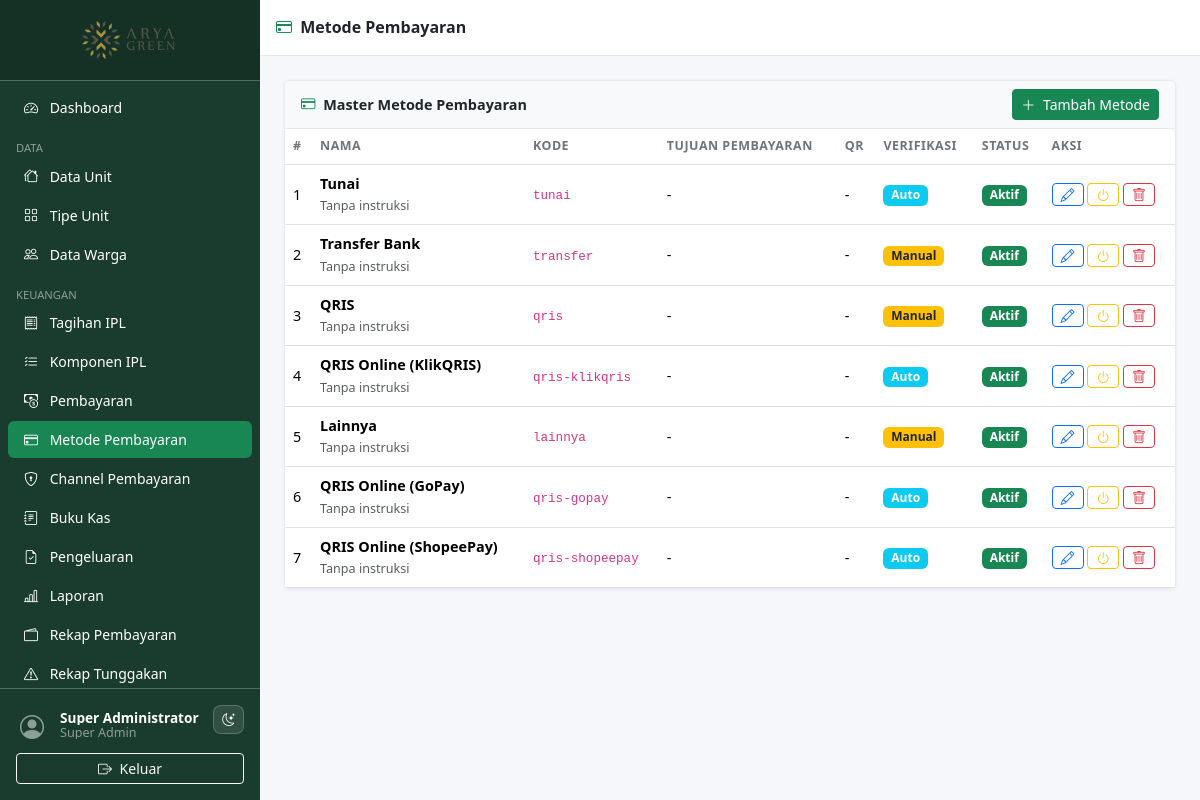
The app's page /pages/payment_methods/index.php (signed in) with its own data.
### tables this page shows
CREATE TABLE `payment_methods` (
  `id`           INT UNSIGNED AUTO_INCREMENT PRIMARY KEY,
  `code`         VARCHAR(30)  NOT NULL UNIQUE,
  `name`         VARCHAR(100) NOT NULL,
  `account_no`   VARCHAR(50)  DEFAULT NULL,
  `account_name` VARCHAR(100) DEFAULT NULL,
  `qr_image`     VARCHAR(255) DEFAULT NULL,
  `instructions` TEXT DEFAULT NULL,
  `auto_verify`  TINYINT(1)   NOT NULL DEFAULT 0,
  `is_active`    TINYINT(1)   NOT NULL DEFAULT 1,
  `sort_order`   INT          NOT NULL DEFAULT 0,
  `created_at`   TIMESTAMP DEFAULT CURRENT_TIMESTAMP,
  `updated_at`   TIMESTAMP DEFAULT CURRENT_TIMESTAMP ON UPDATE CURRENT_TIMESTAMP
);

### includes/functions.php (called while the page is built, shortened)
<?php
function e(mixed $v): string {
    return htmlspecialchars((string)$v, ENT_QUOTES | ENT_SUBSTITUTE, 'UTF-8');
}

### includes/auth.php (called while the page is built, shortened)
<?php
require_once __DIR__ . '/functions.php';
function auth_user(): array {
    return $_SESSION['auth_user'] ?? [];
}
function can(string $permission): bool {
    return in_array($permission, $_SESSION['permissions'] ?? [], true);
}

### pages/payment_methods/index.php (the view, shortened to what this page needs)
<?php
require_once __DIR__ . '/../../includes/auth.php';
require_once __DIR__ . '/../../includes/functions.php';
$db = db();
$methods = $db->query('SELECT * FROM payment_methods ORDER BY sort_order, name')->fetch_all(MYSQLI_ASSOC);
include __DIR__ . '/../../includes/header.php';
include __DIR__ . '/../../includes/sidebar.php';
?>
<div class="content-wrapper">
  <div class="topbar d-flex align-items-center px-3 gap-2">
    <h6 class="mb-0 fw-semibold"><i class="bi bi-credit-card me-1 text-success"></i> Metode Pembayaran</h6>
  </div>
  <div class="main-content">
    <div class="card">
      <div class="card-header d-flex align-items-center justify-content-between">
        <span><i class="bi bi-credit-card me-1 text-success"></i> Master Metode Pembayaran</span>
        <?php if (can('payment_methods.manage')): ?>
          <a href="form.php" class="btn btn-success btn-sm"><i class="bi bi-plus-lg me-1"></i> Tambah Metode</a>
        <?php endif; ?>
      </div>
      <div class="card-body p-0">
        <div class="table-responsive">
          <table class="table table-hover mb-0">
            <thead><tr><th>#</th><th>Nama</th><th>Kode</th><th>Tujuan Pembayaran</th><th>QR</th><th>Verifikasi</th><th>Status</th><th>Aksi</th></tr></thead>
            <tbody>
            <?php if (!$methods): ?>
              <tr><td colspan="8" class="text-center text-muted py-4">Belum ada metode pembayaran.</td></tr>
            <?php else: foreach ($methods as $i => $m): ?>
              <tr>
                <td><?= $i + 1 ?></td>
                <td><strong><?= e($m['name']) ?></strong><br><small class="text-muted"><?= e($m['instructions'] ?: 'Tanpa instruksi') ?></small></td>
                <td><code><?= e($m['code']) ?></code></td>
                <td><?= e($m['account_no'] ?: '-') ?><?= $m['account_name'] ? '<br><small class="text-muted">a.n. '.e($m['account_name']).'</small>' : '' ?></td>
                <td>
                  <?php if ($m['qr_image']): ?>
                    <a href="<?= UPLOAD_URL . e($m['qr_image']) ?>" target="_blank">
                      <img src="<?= UPLOAD_URL . e($m['qr_image']) ?>" alt="QR <?= e($m['name']) ?>" style="max-height:48px" class="img-thumbnail">
                    </a>
                  <?php else: ?>-<?php endif; ?>
                </td>
                <td><?= (int)$m['auto_verify'] === 1 ? '<span class="badge bg-info">Auto</span>' : '<span class="badge bg-warning text-dark">Manual</span>' ?></td>
                <td><span class="badge bg-<?= $m['is_active'] ? 'success' : 'secondary' ?>"><?= $m['is_active'] ? 'Aktif' : 'Nonaktif' ?></span></td>
                <td class="text-nowrap">
                  <?php if (can('payment_methods.manage')): ?>
                    <a href="form.php?id=<?= $m['id'] ?>" class="btn btn-sm btn-outline-primary py-0 px-2"><i class="bi bi-pencil"></i></a>
                    <form method="POST" class="d-inline">
                      <button class="btn btn-sm btn-outline-<?= $m['is_active'] ? 'warning' : 'success' ?> py-0 px-2" title="Aktif/nonaktif"><i class="bi bi-power"></i></button>
                    </form>
                    <form method="POST" class="d-inline">
                      <button class="btn btn-sm btn-outline-danger py-0 px-2" data-confirm="Hapus metode ini?"><i class="bi bi-trash"></i></button>
                    </form>
                  <?php endif; ?>
                </td>
              </tr>
            <?php endforeach; endif; ?>
            </tbody>
          </table>
        </div>
      </div>
    </div>
  </div>
</div>
<?php include __DIR__ . '/../../includes/footer.php'; ?>

### includes/header.php (shortened to what this page needs)
<?php
$current_user = auth_user();
?>
<!DOCTYPE html>
<html lang="id">
<head>
  <link rel="stylesheet" href="https://cdn.jsdelivr.net/npm/bootstrap@5.3.8/dist/css/bootstrap.min.css">
  <link rel="stylesheet" href="https://cdn.jsdelivr.net/npm/bootstrap-icons@1.13.2/font/bootstrap-icons.min.css">
  <link rel="stylesheet" href="https://cdn.jsdelivr.net/npm/tom-select@2.3.1/dist/css/tom-select.bootstrap5.min.css">
  <link rel="stylesheet" href="<?= APP_URL ?>/assets/css/style.css">
</head>
<body>
<div class="wrapper d-flex">

### includes/sidebar.php (shortened to what this page needs)
<?php
$current_uri = $_SERVER['REQUEST_URI'] ?? '';
function nav_active(string $path): string {
    global $current_uri;
    return str_contains($current_uri, $path) ? ' active' : '';
}
?>
<nav id="sidebar" class="sidebar d-flex flex-column flex-shrink-0 p-0">
  <a href="<?= APP_URL ?>/pages/dashboard.php"
     class="d-flex align-items-center justify-content-center p-3 text-white text-decoration-none sidebar-brand"
     title="<?= e(APP_NAME) ?>">
    <img src="<?= APP_URL ?>/assets/images/logo.png" alt="<?= e(APP_NAME) ?>" class="sidebar-logo">
  </a>
  <hr class="text-white m-0">
  <div class="nav-scroll">
    <ul class="nav nav-pills flex-column px-2 py-2">
    <?php if (can('dashboard.view')): ?>
    <li class="nav-item">
      <a href="<?= APP_URL ?>/pages/dashboard.php"
         class="nav-link text-white<?= nav_active('/dashboard') ?>">
        <i class="bi bi-speedometer2 me-2"></i> Dashboard
      </a>
    </li>
    <?php endif; ?>
    <?php if (can('units.view')): ?>
    <li class="nav-item mt-2">
      <small class="text-white-50 px-2 text-uppercase" style="font-size:.7rem">Data</small>
    </li>
    <li class="nav-item">
      <a href="<?= APP_URL ?>/pages/units/index.php"
         class="nav-link text-white<?= nav_active('/units/') ?>">
        <i class="bi bi-houses me-2"></i> Data Unit
      </a>
    </li>
    <li class="nav-item">
      <a href="<?= APP_URL ?>/pages/unit_types/index.php"
         class="nav-link text-white<?= nav_active('/unit_types') ?>">
        <i class="bi bi-grid me-2"></i> Tipe Unit
      </a>
    </li>
    <?php endif; ?>
    <?php if (can('residents.view')): ?>
    <li class="nav-item">
      <a href="<?= APP_URL ?>/pages/residents/index.php"
         class="nav-link text-white<?= nav_active('/residents') ?>">
        <i class="bi bi-people me-2"></i> Data Warga
      </a>
    </li>
    <?php endif; ?>
    <?php if (can('billing.view') || can('payments.view')): ?>
    <li class="nav-item mt-2">
      <small class="text-white-50 px-2 text-uppercase" style="font-size:.7rem">Keuangan</small>
    </li>
    <?php endif; ?>
    <?php if (can('billing.view')): ?>
    <li class="nav-item">
      <a href="<?= APP_URL ?>/pages/billing/index.php"
         class="nav-link text-white<?= nav_active('/billing') ?>">
        <i class="bi bi-receipt me-2"></i> Tagihan IPL
      </a>
    </li>
    <?php endif; ?>
    <?php if (can('ipl_components.view')): ?>
    <li class="nav-item">
      <a href="<?= APP_URL ?>/pages/ipl_components/index.php"
         class="nav-link text-white<?= nav_active('/ipl_components') ?>">
        <i class="bi bi-list-check me-2"></i> Komponen IPL
      </a>
    </li>
    <?php endif; ?>
    <?php if (can('payments.view')): ?>
    <li class="nav-item">
      <a href="<?= APP_URL ?>/pages/payments/index.php"
         class="nav-link text-white<?= nav_active('/payments') ?>">
        <i class="bi bi-cash-coin me-2"></i> Pembayaran
      </a>
    </li>
    <?php endif; ?>
    <?php if (can('payment_methods.manage')): ?>
    <li class="nav-item">
      <a href="<?= APP_URL ?>/pages/payment_methods/index.php"
         class="nav-link text-white<?= nav_active('/payment_methods') ?>">
        <i class="bi bi-credit-card me-2"></i> Metode Pembayaran
      </a>
    </li>
    <?php endif; ?>
    <?php if (can('payment_channels.manage')): ?>
    <li class="nav-item">
      <a href="<?= APP_URL ?>/pages/payment_channels/index.php" class="nav-link text-white<?= nav_active('/payment_channels') ?>">
        <i class="bi bi-shield-lock me-2"></i> Channel Pembayaran
      </a>
    </li>
    <?php endif; ?>
    <?php if (can('cashbook.view')): ?>
    <li class="nav-item">
      <a href="<?= APP_URL ?>/pages/cashbook/index.php"
         class="nav-link text-white<?= nav_active('/cashbook') ?>">
        <i class="bi bi-journal-text me-2"></i> Buku Kas
      </a>
    </li>
    <?php endif; ?>
    <?php if (can('expense.request') || can('expense.approve')): ?>
    <li class="nav-item">
      <a href="<?= APP_URL ?>/pages/expense/index.php"
         class="nav-link text-white<?= nav_active('/expense') ?>">
        <i class="bi bi-file-earmark-check me-2"></i> Pengeluaran
      </a>
    </li>
    <?php endif; ?>
    <?php if (can('reports.view')): ?>
    <li class="nav-item">
      <a href="<?= APP_URL ?>/pages/reports/index.php"
         class="nav-link text-white<?= nav_active('/reports/index') ?>">
        <i class="bi bi-bar-chart-line me-2"></i> Laporan
      </a>
    </li>
    <li class="nav-item">
      <a href="<?= APP_URL ?>/pages/reports/payments.php"
         class="nav-link text-white<?= nav_active('/reports/payments') ?>">
        <i class="bi bi-wallet2 me-2"></i> Rekap Pembayaran
      </a>
    </li>
    <li class="nav-item">
      <a href="<?= APP_URL ?>/pages/reports/arrears.php"
         class="nav-link text-white<?= nav_active('/reports/arrears') ?>">
        <i class="bi bi-exclamation-triangle me-2"></i> Rekap Tunggakan
      </a>
    </li>
    <?php endif; ?>
    </ul>
  </div>
  <hr class="text-white m-0">
  <div class="p-3 sidebar-footer">
    <div class="d-flex align-items-start gap-2 mb-2">
      <a href="<?= APP_URL ?>/pages/profile.php"
         class="d-flex align-items-center text-decoration-none rounded p-1 sidebar-profile-link flex-grow-1 overflow-hidden"
         title="Profil & ganti password">
        <div class="avatar-sm me-2">
          <i class="bi bi-person-circle fs-4 text-white-50"></i>
        </div>
        <div class="text-white lh-1 flex-grow-1 overflow-hidden">
          <div class="fw-semibold text-truncate" style="font-size:.85rem"><?= e($current_user['name'] ?? '') ?></div>
          <small class="text-white-50"><?= e(ucwords(str_replace('_',' ', $current_user['role'] ?? ''))) ?></small>
        </div>
      </a>
      <button type="button" class="dark-toggle sidebar-theme-toggle text-white" aria-label="Ganti tema" title="Ganti tema">
        <i class="bi bi-moon-stars"></i>
      </button>
    </div>
    <a href="<?= APP_URL ?>/auth/logout.php"
       class="btn btn-sm btn-outline-light w-100"
       onclick="return confirm('Yakin ingin keluar?')">
      <i class="bi bi-box-arrow-right me-1"></i> Keluar
    </a>
  </div>
</nav>

### includes/footer.php (shortened to what this page needs)
  </div>
</body>
</html>

### assets/css/style.css (style rules this page uses)
:root { --sidebar-width: 260px; --sidebar-bg: #1a3c2e; --sidebar-hover: #2d6a4f; --topbar-height: 56px; --page-bg: #f5f7fa; --surface: #ffffff; --surface-muted: #f8f9fa; --border-color: #e9ecef; --text-color: #212529; --muted-color: #6c757d; }
body { background: var(--page-bg); color: var(--text-color); font-size: .9rem; }
.wrapper { min-height: 100vh; }
.sidebar { width: var(--sidebar-width); height: 100vh; min-height: 0; background: var(--sidebar-bg); position: fixed; top: 0; left: 0; z-index: 1040; transition: transform .25s ease; overflow: hidden; display: flex; flex-direction: column; }
.sidebar .nav-scroll { flex: 1 1 0; height: 0; min-height: 0; overflow-y: auto; overflow-x: hidden; scrollbar-width: thin; scrollbar-color: rgba(255,255,255,.35) transparent; }
.sidebar .sidebar-footer { flex-shrink: 0; background: var(--sidebar-bg); }
.sidebar-brand { background: rgba(0,0,0,.2); }
.sidebar-logo { height: 48px; width: auto; object-fit: contain; }
.sidebar .nav-link { border-radius: 6px; margin-bottom: 2px; font-size: .875rem; }
.sidebar .nav-link.active { background: #198754; }
.content-wrapper { margin-left: var(--sidebar-width); width: calc(100% - var(--sidebar-width)); min-height: 100vh; display: flex; flex-direction: column; }
.topbar { height: var(--topbar-height); background: var(--surface); border-bottom: 1px solid var(--border-color); color: var(--text-color); position: sticky; top: 0; z-index: 1030; }
.main-content { flex: 1; padding: 1.5rem; }
.card { border: 1px solid var(--border-color); background: var(--surface); box-shadow: 0 1px 4px rgba(0,0,0,.06); }
.card-header { background: var(--surface-muted); border-bottom: 1px solid var(--border-color); font-weight: 600; }
.table th { font-size: .78rem; text-transform: uppercase; letter-spacing: .04em; color: var(--muted-color); font-weight: 600; }
.table td { vertical-align: middle; }
.badge { font-size: .75rem; padding: .35em .65em; }
.dark-toggle { background: transparent; border: 1px solid var(--border-color); border-radius: 8px; padding: 4px 8px; font-size: .8rem; cursor: pointer; transition: background .2s, border-color .2s; }
.dark-toggle i { pointer-events: none; }
.sidebar-theme-toggle { background: rgba(255,255,255,.1); border-color: rgba(255,255,255,.2); }
.avatar-sm { width: 32px; height: 32px; }

### records on screen
payment_methods: name "Tunai", instructions "Tanpa instruksi", code "tunai", account_no "-", auto_verify "Auto", is_active "Aktif"
payment_methods: name "Transfer Bank", instructions "Tanpa instruksi", code "transfer", account_no "-", auto_verify "Manual", is_active "Aktif"
payment_methods: name "QRIS", instructions "Tanpa instruksi", code "qris", account_no "-", auto_verify "Manual", is_active "Aktif"
payment_methods: name "QRIS Online (KlikQRIS)", instructions "Tanpa instruksi", code "qris-klikqris", account_no "-", auto_verify "Auto", is_active "Aktif"
payment_methods: name "Lainnya", instructions "Tanpa instruksi", code "lainnya", account_no "-", auto_verify "Manual", is_active "Aktif"
payment_methods: name "QRIS Online (GoPay)", instructions "Tanpa instruksi", code "qris-gopay", account_no "-", auto_verify "Auto", is_active "Aktif"
payment_methods: name "QRIS Online (ShopeePay)", instructions "Tanpa instruksi", code "qris-shopeepay", account_no "-", auto_verify "Auto", is_active "Aktif"

### other values on screen
$current_user['name'] "Super Administrator"
str_replace('_',' ', $current_user['role'] ?? '') "Super Admin"
